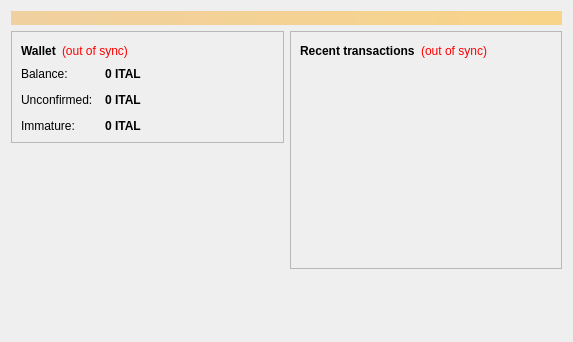
<?xml version="1.0" encoding="UTF-8"?>
<ui version="4.0">
 <class>OverviewPage</class>
 <widget class="QWidget" name="OverviewPage">
  <property name="geometry">
   <rect>
    <x>0</x>
    <y>0</y>
    <width>573</width>
    <height>342</height>
   </rect>
  </property>
  <property name="windowTitle">
   <string>Form</string>
  </property>
  <layout class="QVBoxLayout" name="topLayout">
   <item>
    <widget class="QLabel" name="labelAlerts">
     <property name="visible">
      <bool>false</bool>
     </property>
     <property name="styleSheet">
      <string notr="true">background-color: qlineargradient(x1: 0, y1: 0, x2: 1, y2: 0, stop:0 #F0D0A0, stop:1 #F8D488); color:#000000;</string>
     </property>
     <property name="wordWrap">
      <bool>true</bool>
     </property>
     <property name="margin">
      <number>3</number>
     </property>
    </widget>
   </item>
   <item>
    <layout class="QHBoxLayout" name="horizontalLayout" stretch="1,1">
     <item>
      <layout class="QVBoxLayout" name="verticalLayout_2">
       <item>
        <widget class="QFrame" name="frame">
         <property name="frameShape">
          <enum>QFrame::StyledPanel</enum>
         </property>
         <property name="frameShadow">
          <enum>QFrame::Raised</enum>
         </property>
         <layout class="QVBoxLayout" name="verticalLayout_4">
          <item>
           <layout class="QHBoxLayout" name="horizontalLayout_4">
            <item>
             <widget class="QLabel" name="label_5">
              <property name="font">
               <font>
                <weight>75</weight>
                <bold>true</bold>
               </font>
              </property>
              <property name="text">
               <string>Wallet</string>
              </property>
             </widget>
            </item>
            <item>
             <widget class="QLabel" name="labelWalletStatus">
              <property name="toolTip">
               <string>The displayed information may be out of date. Your wallet automatically synchronizes with the italcoin network after a connection is established, but this process has not completed yet.</string>
              </property>
              <property name="styleSheet">
               <string notr="true">QLabel { color: red; }</string>
              </property>
              <property name="text">
               <string notr="true">(out of sync)</string>
              </property>
              <property name="alignment">
               <set>Qt::AlignLeading|Qt::AlignLeft|Qt::AlignVCenter</set>
              </property>
             </widget>
            </item>
            <item>
             <spacer name="horizontalSpacer_2">
              <property name="orientation">
               <enum>Qt::Horizontal</enum>
              </property>
              <property name="sizeHint" stdset="0">
               <size>
                <width>40</width>
                <height>20</height>
               </size>
              </property>
             </spacer>
            </item>
           </layout>
          </item>
          <item>
           <layout class="QFormLayout" name="formLayout_2">
            <property name="fieldGrowthPolicy">
             <enum>QFormLayout::AllNonFixedFieldsGrow</enum>
            </property>
            <property name="horizontalSpacing">
             <number>12</number>
            </property>
            <property name="verticalSpacing">
             <number>12</number>
            </property>
            <item row="0" column="0">
             <widget class="QLabel" name="label">
              <property name="text">
               <string>Balance:</string>
              </property>
             </widget>
            </item>
            <item row="0" column="1">
             <widget class="QLabel" name="labelBalance">
              <property name="font">
               <font>
                <weight>75</weight>
                <bold>true</bold>
               </font>
              </property>
              <property name="cursor">
               <cursorShape>IBeamCursor</cursorShape>
              </property>
              <property name="toolTip">
               <string>Your current balance</string>
              </property>
              <property name="text">
               <string notr="true">0 ITAL</string>
              </property>
              <property name="textInteractionFlags">
               <set>Qt::LinksAccessibleByMouse|Qt::TextSelectableByKeyboard|Qt::TextSelectableByMouse</set>
              </property>
             </widget>
            </item>
            <item row="1" column="0">
             <widget class="QLabel" name="label_3">
              <property name="text">
               <string>Unconfirmed:</string>
              </property>
             </widget>
            </item>
            <item row="1" column="1">
             <widget class="QLabel" name="labelUnconfirmed">
              <property name="font">
               <font>
                <weight>75</weight>
                <bold>true</bold>
               </font>
              </property>
              <property name="cursor">
               <cursorShape>IBeamCursor</cursorShape>
              </property>
              <property name="toolTip">
               <string>Total of transactions that have yet to be confirmed, and do not yet count toward the current balance</string>
              </property>
              <property name="text">
               <string notr="true">0 ITAL</string>
              </property>
              <property name="textInteractionFlags">
               <set>Qt::LinksAccessibleByMouse|Qt::TextSelectableByKeyboard|Qt::TextSelectableByMouse</set>
              </property>
             </widget>
            </item>
            <item row="2" column="0">
             <widget class="QLabel" name="labelImmatureText">
              <property name="text">
               <string>Immature:</string>
              </property>
             </widget>
            </item>
            <item row="2" column="1">
             <widget class="QLabel" name="labelImmature">
              <property name="font">
               <font>
                <weight>75</weight>
                <bold>true</bold>
               </font>
              </property>
              <property name="toolTip">
               <string>Mined balance that has not yet matured</string>
              </property>
              <property name="text">
               <string notr="true">0 ITAL</string>
              </property>
              <property name="textInteractionFlags">
               <set>Qt::LinksAccessibleByMouse|Qt::TextSelectableByKeyboard|Qt::TextSelectableByMouse</set>
              </property>
             </widget>
            </item>
           </layout>
          </item>
         </layout>
        </widget>
       </item>
       <item>
        <spacer name="verticalSpacer">
         <property name="orientation">
          <enum>Qt::Vertical</enum>
         </property>
         <property name="sizeHint" stdset="0">
          <size>
           <width>20</width>
           <height>40</height>
          </size>
         </property>
        </spacer>
       </item>
      </layout>
     </item>
     <item>
      <layout class="QVBoxLayout" name="verticalLayout_3">
       <item>
        <widget class="QFrame" name="frame_2">
         <property name="frameShape">
          <enum>QFrame::StyledPanel</enum>
         </property>
         <property name="frameShadow">
          <enum>QFrame::Raised</enum>
         </property>
         <layout class="QVBoxLayout" name="verticalLayout">
          <item>
           <layout class="QHBoxLayout" name="horizontalLayout_2">
            <item>
             <widget class="QLabel" name="label_4">
              <property name="text">
               <string>&lt;b&gt;Recent transactions&lt;/b&gt;</string>
              </property>
             </widget>
            </item>
            <item>
             <widget class="QLabel" name="labelTransactionsStatus">
              <property name="toolTip">
               <string>The displayed information may be out of date. Your wallet automatically synchronizes with the italcoin network after a connection is established, but this process has not completed yet.</string>
              </property>
              <property name="styleSheet">
               <string notr="true">QLabel { color: red; }</string>
              </property>
              <property name="text">
               <string notr="true">(out of sync)</string>
              </property>
              <property name="alignment">
               <set>Qt::AlignRight|Qt::AlignTrailing|Qt::AlignVCenter</set>
              </property>
             </widget>
            </item>
            <item>
             <spacer name="horizontalSpacer">
              <property name="orientation">
               <enum>Qt::Horizontal</enum>
              </property>
              <property name="sizeHint" stdset="0">
               <size>
                <width>40</width>
                <height>20</height>
               </size>
              </property>
             </spacer>
            </item>
           </layout>
          </item>
          <item>
           <widget class="QListView" name="listTransactions">
            <property name="styleSheet">
             <string notr="true">QListView { background: transparent; }</string>
            </property>
            <property name="frameShape">
             <enum>QFrame::NoFrame</enum>
            </property>
            <property name="verticalScrollBarPolicy">
             <enum>Qt::ScrollBarAlwaysOff</enum>
            </property>
            <property name="horizontalScrollBarPolicy">
             <enum>Qt::ScrollBarAlwaysOff</enum>
            </property>
            <property name="selectionMode">
             <enum>QAbstractItemView::NoSelection</enum>
            </property>
           </widget>
          </item>
         </layout>
        </widget>
       </item>
       <item>
        <spacer name="verticalSpacer_2">
         <property name="orientation">
          <enum>Qt::Vertical</enum>
         </property>
         <property name="sizeHint" stdset="0">
          <size>
           <width>20</width>
           <height>40</height>
          </size>
         </property>
        </spacer>
       </item>
      </layout>
     </item>
    </layout>
   </item>
  </layout>
 </widget>
 <resources/>
 <connections/>
</ui>
